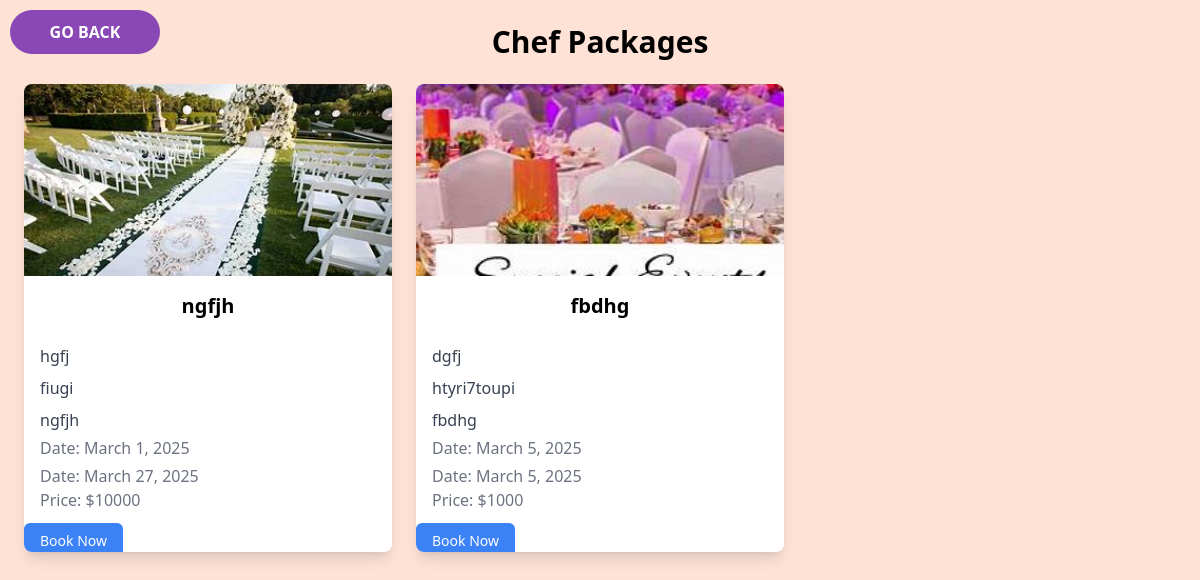
Screenshot of /chefcard/ with the database file from the repository.
### EVENT_BOOKING/models.py (models this page shows)
class eventsupdates(models.Model):
    category=models.CharField(max_length=60,null=True, blank=True)
    packagename=models.CharField(max_length=60,null=True, blank=True)
    chefname=models.CharField(max_length=60,null=True, blank=True)
    chefimage=models.ImageField(upload_to='image/', null=True,blank=True)
    chef=models.ForeignKey(chef,null=True,blank=True,on_delete=models.CASCADE)
    image=models.ImageField(upload_to='image/', null=True,blank=True)
    details=models.CharField(max_length=300,null=True,blank=True)
    fromdate=models.DateField(null=True,blank=True)
    todate=models.DateField(null=True,blank=True)
    rentperday=models.IntegerField(null=True, blank=True)
    package=models.DateField(null=True,blank=True)

### EVENT_BOOKING/views.py (the view)
# urls.py: path('chefcard/',views.list,name='chefcard'),
def list(request):
    var=models.eventsupdates.objects.all()
    return render(request, 'chefcard.html', {'chefs': var})

### EVENT_BOOKING/templates/chefcard.html (shortened to what this page needs)
<!DOCTYPE html>
<html lang="en">
<head>
    <script src="https://cdn.tailwindcss.com"></script>
</head>
<body class="p-6">
    <div class="max-w-6xl mx-auto">
        <h1 class="text-3xl font-bold text-center mb-6">Chef Packages</h1>
        <div class="grid grid-cols-1 md:grid-cols-2 lg:grid-cols-3 gap-6">
            {% for event in chefs %}
            <div class="bg-white shadow-lg rounded-lg overflow-hidden">
                {% if event.chefimage %}
                <img src="{{ event.chefimage.url }}" alt="Chef Image" class="w-full h-48 object-cover">
                {% else %}
                <img src="/static/default_chef.jpg" alt="No image" class="w-full h-48 object-cover">
                {% endif %}
                            <div class="p-4">
                    <h2 class="text-xl font-semibold text-center mb-6">{{ event.packagename }}</h2>
                    <h4 class="text-gray-700 mt-2">{{ event.category }}</h4>
                    <p class="text-gray-700 mt-2">{{ event.details }}</p>
                    <p class="text-gray-700 mt-2">{{ event.chefname }}</p>
                    <p class="text-gray-500 mt-1">Date: {{ event.fromdate }}</p>
                    <p class="text-gray-500 mt-1">Date: {{ event.todate }}</p>
                    <p class="text-gray-500">Price: ${{ event.rentperday }}</p>
                </div>
                <button>
                    <a href="/add_cart/{{ event.id }}"class="px-4 py-2 bg-blue-500 text-white text-sm font-medium rounded-md hover:bg-blue-700">
                        Book Now</a>
                </button>
            </div>
            {% endfor %}
        </div>
    </div>
    <button class="back-button" onclick="window.history.back()">
         Go Back
      </button>
</body>
</html>

### EVENT_BOOKING/templates/chefcard.html (style rules this page uses)
body { background-color: #FDE2D5; }
.back-button { position: fixed; top: 10px; left: 10px; right:120px; padding: 10px 20px; width:auto; max-width:150px; text-transform: uppercase; background-color: rgb(138, 72, 182); color: white; border-radius: 25px; font-size: 18px; font-weight: bold; font-size: 1rem; align-items: center; }

### rows the page displays
eventsupdates: chefimage (picture), packagename "ngfjh", category "hgfj", details "fiugi", chefname "ngfjh", fromdate "March 1, 2025", todate "March 27, 2025", rentperday "10000"
eventsupdates: chefimage (picture), packagename "fbdhg", category "dgfj", details "htyri7toupi", chefname "fbdhg", fromdate "March 5, 2025", todate "March 5, 2025", rentperday "1000"
